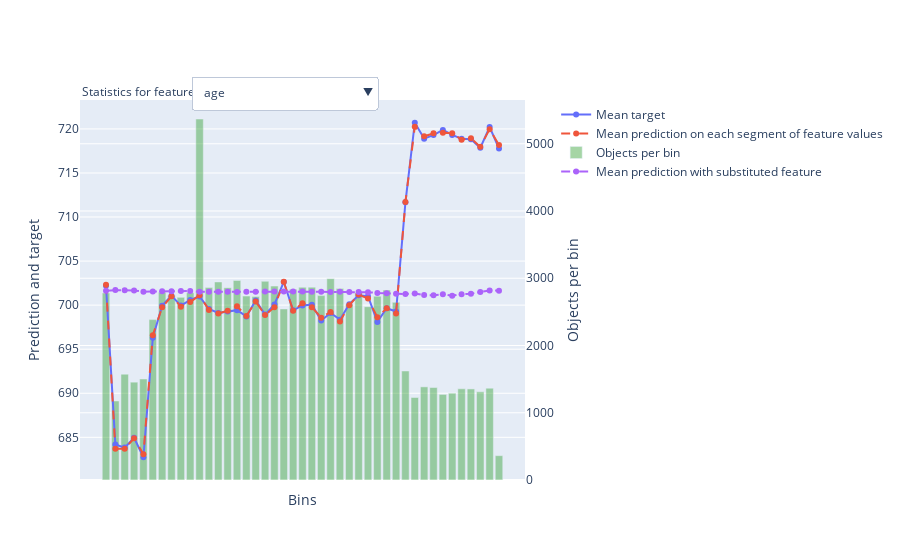

The notebook cell saved with this chart:
### Code cell
# Calculate feature statistics
catboost_regressor.calc_feature_statistics(train_pool, max_cat_features_on_plot=20);
